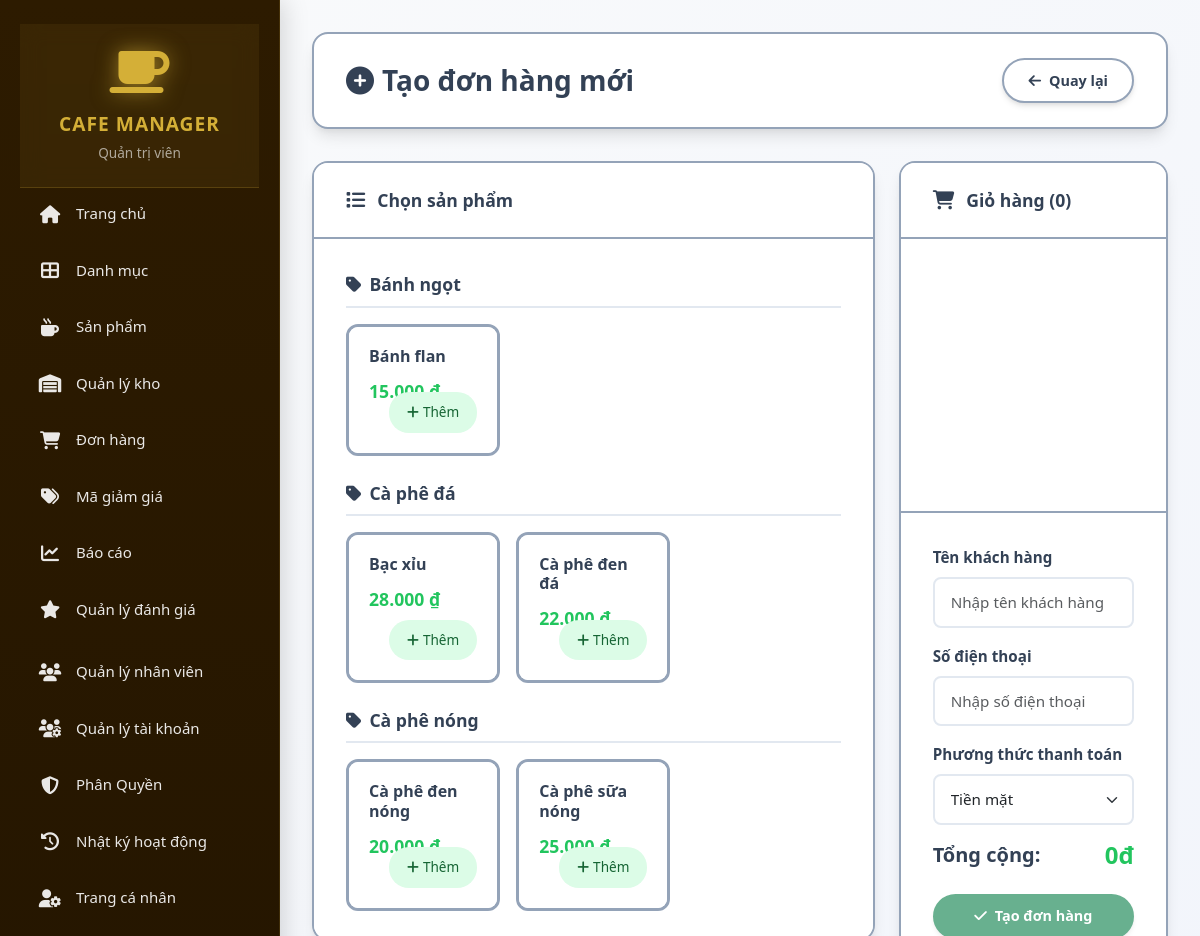
Before: /admin/order_form.php (signed in, upper part) with the older database file.
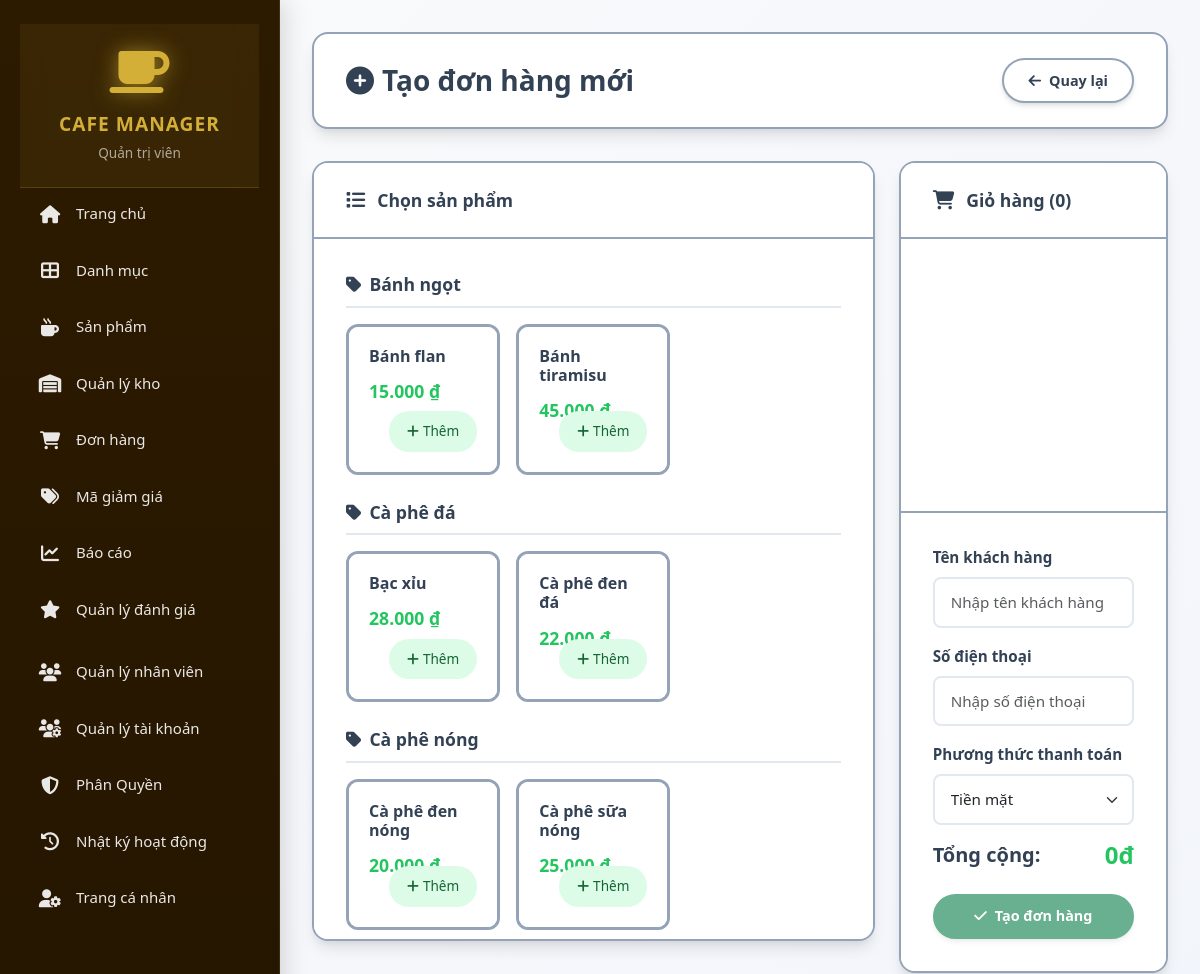
After: the same page with the newer database file.
### tables this page shows
CREATE TABLE products (
    id INT PRIMARY KEY AUTO_INCREMENT,   
    category_id INT,
    name VARCHAR(200) NOT NULL,
    description TEXT,
    ingredients TEXT,
    calories INT,
    price DECIMAL(10,2) NOT NULL,
    discount_type ENUM('none', 'percentage', 'fixed') DEFAULT 'none',
    discount_value DECIMAL(10,2) DEFAULT 0,
    sale_price DECIMAL(10,2) NULL,
    discount_start_date DATETIME NULL,
    discount_end_date DATETIME NULL,
    is_featured TINYINT(1) DEFAULT 0,
    ai_metadata TEXT,
    image VARCHAR(255),
    status ENUM('active', 'inactive') DEFAULT 'active',
    created_at TIMESTAMP DEFAULT CURRENT_TIMESTAMP,
    updated_at TIMESTAMP DEFAULT CURRENT_TIMESTAMP ON UPDATE CURRENT_TIMESTAMP,
    
    FOREIGN KEY (category_id) REFERENCES categories(id) ON DELETE SET NULL,
    INDEX idx_is_featured (is_featured),
    INDEX idx_discount_dates (discount_start_date, discount_end_date)
);

### config/helpers.php (called while the page is built, shortened)
<?php
function formatCurrency($amount) {
    return number_format($amount, 0, ',', '.') . ' ₫';
}

### admin/order_form.php (the view, shortened to what the changed rows need)
<?php
require_once '../config/init.php';
require_once '../config/helpers.php';
 $products = $pdo->query("
    SELECT p.*, c.name as category_name, i.quantity as stock
    FROM products p
    LEFT JOIN categories c ON p.category_id = c.id
    LEFT JOIN inventory i ON p.id = i.product_id
    WHERE p.status = 'active'
    ORDER BY c.name, p.name
")->fetchAll();
 $products_by_category = [];
foreach ($products as $product) {
    $category = $product['category_name'] ?: 'Khác';
    $products_by_category[$category][] = $product;
}
?>
<!DOCTYPE html>
<html lang="vi">
<head>
    <link href="https://cdn.jsdelivr.net/npm/bootstrap@5.3.0/dist/css/bootstrap.min.css" rel="stylesheet">
    <link href="https://cdnjs.cloudflare.com/ajax/libs/font-awesome/6.4.0/css/all.min.css" rel="stylesheet">
    <link rel="stylesheet" href="../assets/cssad/order_form.css">
</head>
<body class="admin-layout">
    <?php include 'sidebar.php'; ?>
    <main class="content-wrapper">
                <div class="page-header">
                    <h1><i class="fas fa-plus-circle me-2"></i>Tạo đơn hàng mới</h1>
                </div>
                <div class="row">
                    <div class="col-lg-8">
                        <div class="content-card">
                            <div class="card-body" style="max-height: 700px; overflow-y: auto;">
                                <?php foreach ($products_by_category as $category => $items): ?>
                                <div class="category-header">
                                    <i class="fas fa-tag me-2"></i><?php echo $category; ?>
                                </div>
                                <div class="row g-3 mb-4">
                                    <?php foreach ($items as $product): ?>
                                    <?php $productJson = htmlspecialchars(json_encode($product), ENT_QUOTES, 'UTF-8'); ?>
                                    <div class="col-md-4 col-sm-6">
                                        <div class="card product-card h-100" onclick="addToCart(<?php echo $productJson; ?>)">
                                            <div class="card-body">
                                                <h6 class="card-title"><?php echo htmlspecialchars($product['name']); ?></h6>
                                                <p class="card-text price">
                                                    <?php echo formatCurrency($product['price']); ?>
                                                </p>
                                                <div class="stock-info">
                                                    <i class="fas fa-box me-1"></i>
                                                </div>
                                                <button type="button" class="btn btn-sm btn-success">
                                                    <i class="fas fa-plus me-1"></i>Thêm
                                                </button>
                                            </div>
                                        </div>
                                    </div>
                                    <?php endforeach; ?>
                                </div>
                                <?php endforeach; ?>
                            </div>
                        </div>
                    </div>
                </div>
            </main>
</body>
</html>

Changed rows visible on the page:
added products: name "Bánh tiramisu", price "45.000 ₫", shown under "Bánh ngọt"
